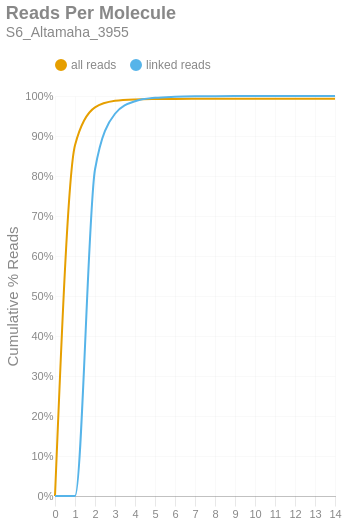

Here is the notebook cell this chart was saved with:
### Markdown cell above
### Reads per Molecule
This chart shows the cumulative distribution of the number of reads per linked molecule. That is, how many alignments are associated with a unique molecule. This excludes the number of reads associated with invalid or absent linked-read barcodes. The `linked` histogram is the percentages recalculated when disregarding singletons.

### Code cell
if SKIPLR:
    print_html(f"Skipped")
else:
    counts = np.bincount(valids['reads'].cast(pl.Int64).to_numpy())
    weighted = counts * np.arange(len(counts))
    all_perc = weighted / n_reads
    linked_perc = weighted / n_linked_reads
    linked_perc[1] = 0
    binned_df = pl.DataFrame({
        'readsper': list(range(len(counts))),
        'all reads (cumsum)': np.cumsum(all_perc).tolist(),
        'linked reads (cumsum)': np.cumsum(linked_perc).tolist(),
    })

    with SafeRender(binned_df):
        (
            density_plot(binned_df, 'Reads Per Molecule', samplename, 'readspmol')
            .encode(
                x=alt.X('readsper:O', title=None).axis(labelAngle=0).scale(padding=0),
                y=alt.Y('value:Q', title='Cumulative % Reads').axis(format='%').stack(False),
                color=alt.Color("key:N").scale(domain=["all reads", "linked reads"]),
                tooltip=[
                    alt.Tooltip("key:N", title="Data Type"),
                    alt.Tooltip("readsper:O", title="Reads Per Molecule"),
                    alt.Tooltip("value:Q", format=".2%", title="% Reads (Cum.)")
                ]            
            )
        ).display()

### Figure 1 — Vega-Lite specification as saved in the notebook (floating-point values rounded to 4 significant figures)
{"width": "container", "height": 400, "config": {"title": {"anchor": "start", "dy": -15, "fontSize": 18, "color": "#888888", "subtitleColor": "#888888", "subtitleFontSize": 14}, "arc": {"fill": "#0072B2"}, "axis": {"domainColor": "#888888", "domainWidth": 0.5, "gridWidth": 0.2, "grid": false, "titleFontWeight": 400, "titleFontSize": 15, "labelFontSize": 11, "labelColor": "#888888", "tickColor": "#888888", "tickWidth": 0.2, "titleColor": "#888888"}, "axisBand": {"grid": false}, "axisX": {"grid": true, "tickSize": 10, "domainCap": "round"}, "axisY": {"domain": false, "grid": true, "tickSize": 0, "domainCap": "round"}, "background": "transparent", "header": {"labelFontSize": 15, "labelColor": "#888888", "titleFontSize": 15, "titleFontWeight": 600, "titleColor": "#888888"}, "legend": {"labelFont": "sans-serif", "labelFontSize": 12, "labelColor": "#888888", "symbolSize": 100, "symbolType": "circle", "titleFontSize": 12, "titlePadding": 10, "titleColor": "#888888", "title": null, "orient": "top"}, "range": {"category": ["#E69F00", "#56B4E9", "#009E73", "#F0E442", "#0072B2", "#D55E00", "#CC79A7", "#000000"], "diverging": ["#cfe8f3", "#a2d4ec", "#73bfe2", "#46abdb", "#1696d2", "#12719e"]}, "area": {"fill": "#0072B2", "fillOpacity": 0.7, "line": true, "strokeOpacity": 0.7}, "line": {"color": "#0072B2", "stroke": "#0072B2", "strokeWidth": 2}, "trail": {"color": "#0072B2", "stroke": "#0072B2", "strokeWidth": 0, "size": 1}, "point": {"filled": true, "fillOpacity": 1.0, "size": 95}, "text": {"color": "#888888", "fontSize": 11, "align": "right", "fontWeight": 400, "size": 11}, "bar": {"fill": "#0072B2", "stroke": null}, "view": {"stroke": null, "continuousWidth": 660, "continuousHeight": 400}}, "data": {"name": "data-e0f5ea183d0ae138911af2a45e3fa1f5"}, "mark": {"type": "line", "interpolate": "monotone", "point": {"opacity": 0, "size": 275}}, "encoding": {"color": {"field": "key", "scale": {"domain": ["all reads", "linked reads"]}, "type": "nominal"}, "tooltip": [{"field": "key", "title": "Data Type", "type": "nominal"}, {"field": "readsper", "title": "Reads Per Molecule", "type": "ordinal"}, {"field": "value", "format": ".2%", "title": "% Reads (Cum.)", "type": "quantitative"}], "x": {"axis": {"labelAngle": 0}, "field": "readsper", "scale": {"padding": 0}, "title": null, "type": "ordinal"}, "y": {"axis": {"format": "%"}, "field": "value", "stack": false, "title": "Cumulative % Reads", "type": "quantitative"}}, "params": [{"name": "param_c36ac31b6afebe62", "select": {"type": "point", "fields": ["key"]}, "bind": "legend"}], "title": {"text": "Reads Per Molecule", "subtitle": "S6_Altamaha_3955"}, "transform": [{"fold": ["all reads (cumsum)", "linked reads (cumsum)"]}, {"calculate": "replace(datum.key, ' (cumsum)', '')", "as": "key"}, {"filter": {"param": "param_c36ac31b6afebe62"}}], "usermeta": {"embedOptions": {"downloadFileName": "S6_Altamaha_3955.readspmol"}}, "$schema": "https://vega.github.io/schema/vega-lite/v6.1.0.json", "datasets": {"data-e0f5ea183d0ae138911af2a45e3fa1f5": [{"readsper": 0, "all reads (cumsum)": 0.0, "linked reads (cumsum)": 0.0}, {"readsper": 1, "all reads (cumsum)": 0.877, "linked reads (cumsum)": 0.0}, {"readsper": 2, "all reads (cumsum)": 0.9717, "linked reads (cumsum)": 0.8162}, {"readsper": 3, "all reads (cumsum)": 0.9878, "linked reads (cumsum)": 0.9556}, {"readsper": 4, "all reads (cumsum)": 0.9915, "linked reads (cumsum)": 0.987}, {"readsper": 5, "all reads (cumsum)": 0.9925, "linked reads (cumsum)": 0.9954}, {"readsper": 6, "all reads (cumsum)": 0.9928, "linked reads (cumsum)": 0.998}, {"readsper": 7, "all reads (cumsum)": 0.9929, "linked reads (cumsum)": 0.9991}, {"readsper": 8, "all reads (cumsum)": 0.9929, "linked reads (cumsum)": 0.9995}, {"readsper": 9, "all reads (cumsum)": 0.993, "linked reads (cumsum)": 0.9997}, {"readsper": 10, "all reads (cumsum)": 0.993, "linked reads (cumsum)": 0.9998}, {"readsper": 11, "all reads (cumsum)": 0.993, "linked reads (cumsum)": 0.9999}, {"readsper": 12, "all reads (cumsum)": 0.993, "linked reads (cumsum)": 0.9999}, {"readsper": 13, "all reads (cumsum)": 0.993, "linked reads (cumsum)": 1.0}, {"readsper": 14, "all reads (cumsum)": 0.993, "linked reads (cumsum)": 1.0}]}}
